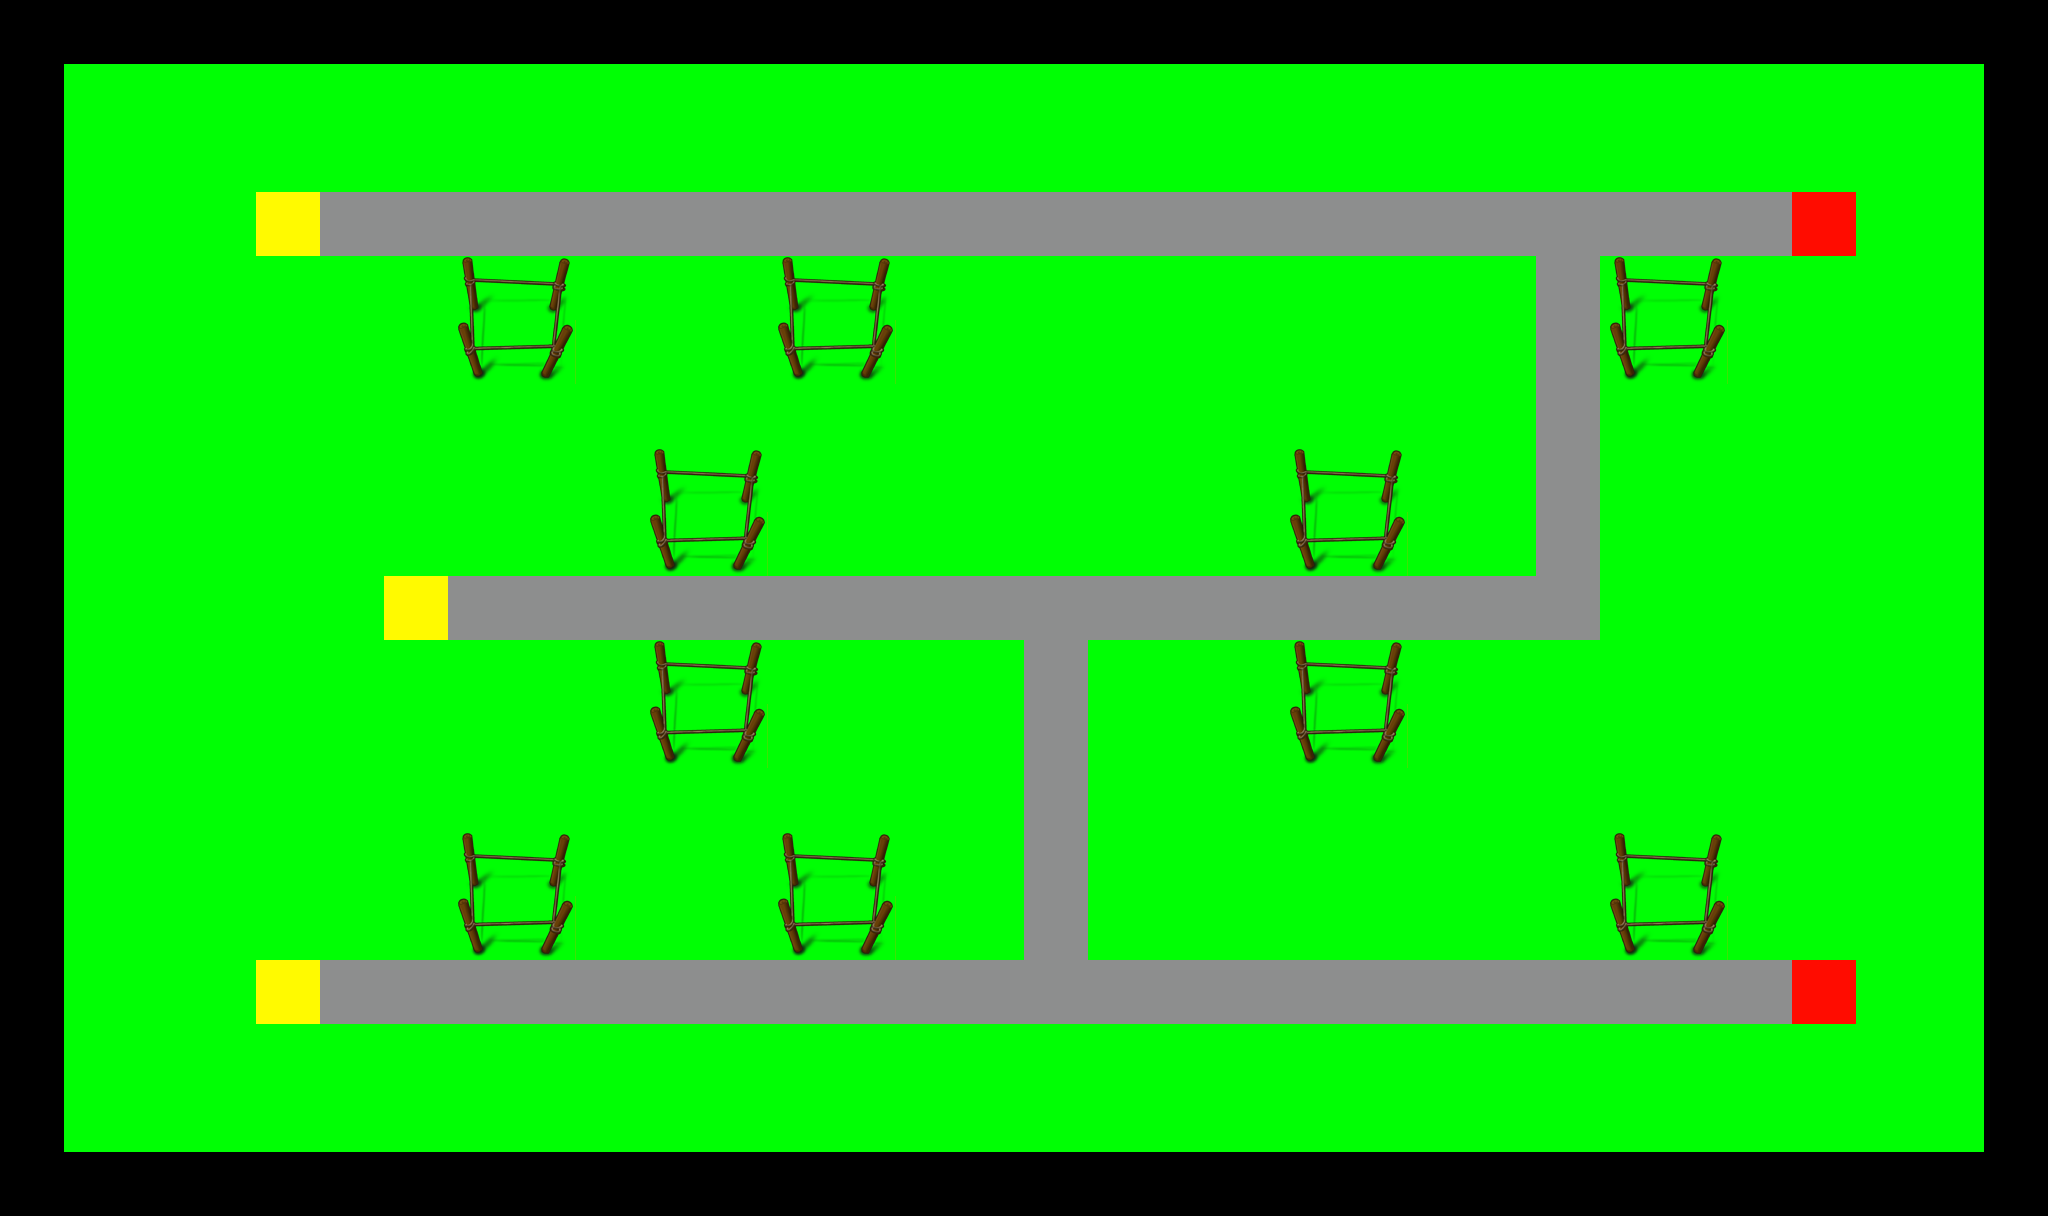

This is a level from a 2D game, rendered from its Tiled map with the project's own tilesets. A one-line summary and the complete map file follow:
An orthogonal 32x19 tile map with 64x64 px tiles, 1 tile layer (Border).

<map version="1.0" orientation="orthogonal" renderorder="right-down" width="32" height="19" tilewidth="64" tileheight="64" nextobjectid="1">
 <tileset firstgid="1" name="sprite" tilewidth="64" tileheight="64" tilecount="12">
  <image source="../../sprite.png" width="768" height="64" />
 </tileset>
 <layer name="Border" width="32" height="19">
  <data encoding="csv">
3,3,3,3,3,3,3,3,3,3,3,3,3,3,3,3,3,3,3,3,3,3,3,3,3,3,3,3,3,3,3,3,
3,2,2,2,2,2,2,2,2,2,2,2,2,2,2,2,2,2,2,2,2,2,2,2,2,2,2,2,2,2,2,3,
3,2,2,2,2,2,2,2,2,2,2,2,2,2,2,2,2,2,2,2,2,2,2,2,2,2,2,2,2,2,2,3,
3,2,2,2,5,4,4,4,4,4,4,4,4,4,4,4,4,4,4,4,4,4,4,4,4,4,4,4,1,2,2,3,
3,2,2,2,2,2,2,7,8,2,2,2,7,8,2,2,2,2,2,2,2,2,2,2,4,7,8,2,2,2,2,3,
3,2,2,2,2,2,2,9,10,2,2,2,9,10,2,2,2,2,2,2,2,2,2,2,4,9,10,2,2,2,2,3,
3,2,2,2,2,2,2,2,2,2,2,2,2,2,2,2,2,2,2,2,2,2,2,2,4,2,2,2,2,2,2,3,
3,2,2,2,2,2,2,2,2,2,7,8,2,2,2,2,2,2,2,2,7,8,2,2,4,2,2,2,2,2,2,3,
3,2,2,2,2,2,2,2,2,2,9,10,2,2,2,2,2,2,2,2,9,10,2,2,4,2,2,2,2,2,2,3,
3,2,2,2,2,2,5,4,4,4,4,4,4,4,4,4,4,4,4,4,4,4,4,4,4,2,2,2,2,2,2,3,
3,2,2,2,2,2,2,2,2,2,7,8,2,2,2,2,4,2,2,2,7,8,2,2,2,2,2,2,2,2,2,3,
3,2,2,2,2,2,2,2,2,2,9,10,2,2,2,2,4,2,2,2,9,10,2,2,2,2,2,2,2,2,2,3,
3,2,2,2,2,2,2,2,2,2,2,2,2,2,2,2,4,2,2,2,2,2,2,2,2,2,2,2,2,2,2,3,
3,2,2,2,2,2,2,7,8,2,2,2,7,8,2,2,4,2,2,2,2,2,2,2,2,7,8,2,2,2,2,3,
3,2,2,2,2,2,2,9,10,2,2,2,9,10,2,2,4,2,2,2,2,2,2,2,2,9,10,2,2,2,2,3,
3,2,2,2,5,4,4,4,4,4,4,4,4,4,4,4,4,4,4,4,4,4,4,4,4,4,4,4,1,2,2,3,
3,2,2,2,2,2,2,2,2,2,2,2,2,2,2,2,2,2,2,2,2,2,2,2,2,2,2,2,2,2,2,3,
3,2,2,2,2,2,2,2,2,2,2,2,2,2,2,2,2,2,2,2,2,2,2,2,2,2,2,2,2,2,2,3,
3,3,3,3,3,3,3,3,3,3,3,3,3,3,3,3,3,3,3,3,3,3,3,3,3,3,3,3,3,3,3,3
</data>
 </layer>
</map>
